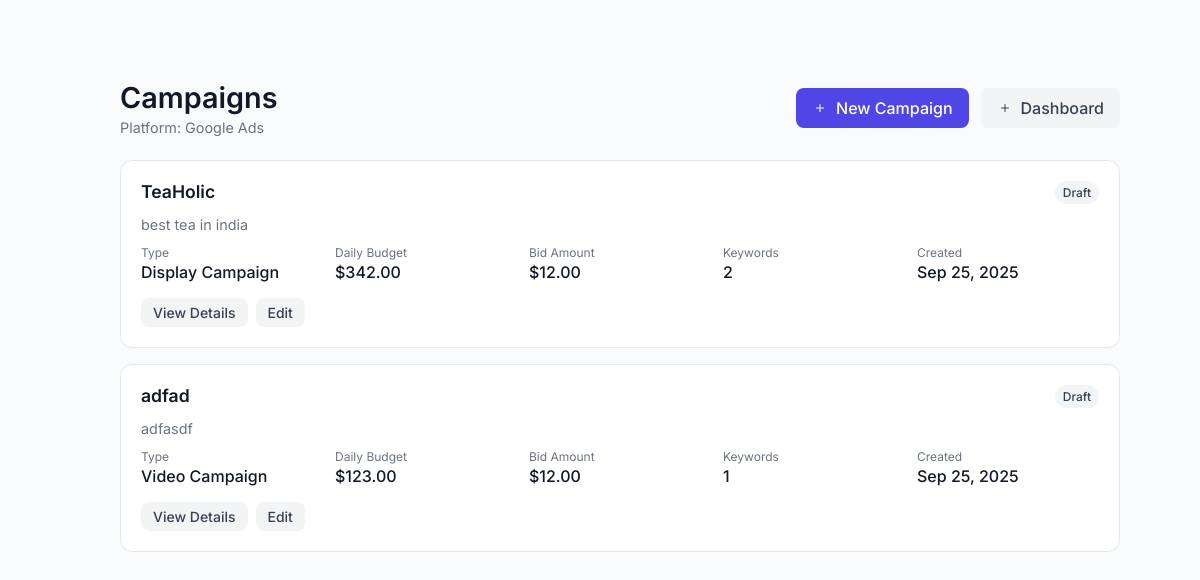
Screenshot of /campaigns/google/ (signed in) with the database file from the repository.
### api/models.py (models this page shows, shortened)
class AdPlatform(models.Model):
    name = models.CharField(max_length=100, unique=True)
    auth_type = models.CharField(max_length=50, default='oauth2')
    created_at = models.DateTimeField(auto_now_add=True)

class Campaign(models.Model):
    user = models.ForeignKey(User, on_delete=models.CASCADE, related_name='campaigns')
    ad_account = models.ForeignKey(UserAdAccount, on_delete=models.CASCADE, related_name='campaigns')
    business_profile = models.ForeignKey(BusinessProfile, on_delete=models.CASCADE, related_name='campaigns', null=True, blank=True)
    campaign_name = models.CharField(max_length=255)
    campaign_description = models.TextField(blank=True, null=True)
    daily_budget = models.DecimalField(max_digits=10, decimal_places=2, help_text="Daily budget in USD")
    total_budget = models.DecimalField(max_digits=10, decimal_places=2, null=True, blank=True, help_text="Total budget in USD")
    bid_amount = models.DecimalField(max_digits=10, decimal_places=2, help_text="Amount per click in USD")
    CAMPAIGN_TYPES = [
        ('search', 'Search Campaign'),
        ('display', 'Display Campaign'),
        ('video', 'Video Campaign'),
        ('shopping', 'Shopping Campaign'),
        ('app', 'App Campaign'),
    ]
    campaign_type = models.CharField(max_length=20, choices=CAMPAIGN_TYPES, default='search')
    STATUS_CHOICES = [
        ('draft', 'Draft'),
        ('active', 'Active'),
        ('paused', 'Paused'),
        ('ended', 'Ended'),
    ]
    status = models.CharField(max_length=10, choices=STATUS_CHOICES, default='draft')
    target_locations = models.TextField(help_text="Comma-separated list of target locations")
    target_languages = models.CharField(max_length=500, blank=True, null=True, help_text="Comma-separated list of target languages")
    keywords = models.JSONField(default=list, help_text="List of keywords with match types")
    start_date = models.DateTimeField(null=True, blank=True)
    end_date = models.DateTimeField(null=True, blank=True)
    created_at = models.DateTimeField(auto_now_add=True)
    updated_at = models.DateTimeField(auto_now=True)
    class Meta:
        unique_together = ('user', 'ad_account', 'campaign_name')
        ordering = ['-created_at']

### api/views.py (the view)
# urls.py: path('campaigns/<str:platform>/', CampaignListView.as_view(), name='campaign_list'),
class CampaignListView(LoginRequiredMixin, View):
    def get(self, request, platform):
        request.session['selected_platform'] = platform
        try:
            platform_obj = AdPlatform.objects.get(name=f'{platform.title()} Ads')
            ad_accounts = UserAdAccount.objects.filter(user=request.user, platform=platform_obj)
            campaigns = Campaign.objects.filter(user=request.user, ad_account__platform=platform_obj)
        except AdPlatform.DoesNotExist:
            campaigns = []
        context = {
            'platform': platform,
            'platform_display': f'{platform.title()} Ads',
            'campaigns': campaigns,
        }
        return render(request, 'campaign_list.html', context)

### templates/campaign_list.html (shortened to what this page needs)
{% extends 'base.html' %}
{% block content %}
<div class="container">
    <div class="header">
        <div>
            <h1>Campaigns</h1>
            <div class="platform-info">Platform: {{ platform_display }}</div>
        </div>
        <div style="display: flex; gap: 12px;">
            <a href="{% url 'campaign_create' platform=platform %}" class="btn btn-primary">
                <svg xmlns="http://www.w3.org/2000/svg" width="16" height="16" fill="currentColor" viewBox="0 0 16 16">
                    <path d="M8 4a.5.5 0 0 1 .5.5v3h3a.5.5 0 0 1 0 1h-3v3a.5.5 0 0 1-1 0v-3h-3a.5.5 0 0 1 0-1h3v-3A.5.5 0 0 1 8 4z"/>
                </svg>
                New Campaign
            </a>
            <a href="{% url 'dashboard_dummy' %}?platform={{ platform }}" class="btn btn-secondary">
                <svg xmlns="http://www.w3.org/2000/svg" width="16" height="16" fill="currentColor" viewBox="0 0 16 16">
                    <path d="M8 4a.5.5 0 0 1 .5.5v3h3a.5.5 0 0 1 0 1h-3v3a.5.5 0 0 1-1 0v-3h-3a.5.5 0 0 1 0-1h3v-3A.5.5 0 0 1 8 4z"/>
                </svg>
                Dashboard
            </a>
        </div>
    </div>
    {% if campaigns %}
        <div class="campaigns-grid">
            {% for campaign in campaigns %}
            <div class="campaign-card">
                <div class="campaign-header">
                    <h3 class="campaign-name">{{ campaign.campaign_name }}</h3>
                    <span class="status-badge status-{{ campaign.status }}">{{ campaign.get_status_display }}</span>
                </div>
                {% if campaign.campaign_description %}
                    <p style="margin: 0 0 12px 0; color: #6b7280; font-size: 0.9rem;">{{ campaign.campaign_description }}</p>
                {% endif %}
                <div class="campaign-details">
                    <div class="detail-item">
                        <div class="detail-label">Type</div>
                        <div class="detail-value">{{ campaign.get_campaign_type_display }}</div>
                    </div>
                    <div class="detail-item">
                        <div class="detail-label">Daily Budget</div>
                        <div class="detail-value">${{ campaign.daily_budget }}</div>
                    </div>
                    <div class="detail-item">
                        <div class="detail-label">Bid Amount</div>
                        <div class="detail-value">${{ campaign.bid_amount }}</div>
                    </div>
                    <div class="detail-item">
                        <div class="detail-label">Keywords</div>
                        <div class="detail-value">{{ campaign.keywords|length }}</div>
                    </div>
                    <div class="detail-item">
                        <div class="detail-label">Created</div>
                        <div class="detail-value">{{ campaign.created_at|date:"M d, Y" }}</div>
                    </div>
                </div>
                <div class="campaign-actions">
                    <a href="{% url 'campaign_detail' campaign_id=campaign.id %}" class="btn btn-secondary btn-sm">View Details</a>
                    <a href="#" class="btn btn-secondary btn-sm">Edit</a>
                </div>
            </div>
            {% endfor %}
        </div>
    {% else %}
        <div class="empty-state">
            <h3>No campaigns found</h3>
            <p>You haven't created any campaigns for {{ platform_display }} yet.</p>
            <a href="{% url 'campaign_create' platform=platform %}" class="btn btn-primary">Create Your First Campaign</a>
        </div>
    {% endif %}
</div>
{% endblock %}

### templates/base.html (style rules this page uses)
:root { --background-color: #f9fafb; --text-color: #111827; --muted-text-color: #6b7280; --card-background: #ffffff; --card-border: #e5e7eb; --accent-color: #4f46e5; }
body { font-family: 'Inter', sans-serif; background-color: var(--background-color); color: var(--text-color); margin: 0; padding: 40px 20px; display: flex; justify-content: center; align-items: flex-start; min-height: 100vh; }
.container { width: 100%; max-width: 1100px; }

### templates/campaign_list.html (style rules this page uses)
.container { max-width: 1000px; margin: 0 auto; padding: 20px; }
.header { display: flex; justify-content: space-between; align-items: center; margin-bottom: 24px; }
.header h1 { margin: 0; font-size: 1.8rem; font-weight: 600; }
.platform-info { color: #6b7280; font-size: 0.9rem; margin-top: 4px; }
.btn { padding: 10px 16px; border-radius: 8px; text-decoration: none; font-weight: 500; display: inline-flex; align-items: center; gap: 8px; transition: all 0.2s; }
.btn-primary { background: #4f46e5; color: white; }
.btn-secondary { background: #f3f4f6; color: #374151; }
.campaigns-grid { display: grid; gap: 16px; }
.campaign-card { background: white; border: 1px solid #e5e7eb; border-radius: 12px; padding: 20px; transition: box-shadow 0.2s; }
.campaign-header { display: flex; justify-content: space-between; align-items: start; margin-bottom: 12px; }
.campaign-name { font-size: 1.1rem; font-weight: 600; margin: 0; }
.status-badge { padding: 4px 8px; border-radius: 12px; font-size: 0.75rem; font-weight: 500; }
.status-draft { background: #f3f4f6; color: #374151; }
.campaign-details { display: grid; grid-template-columns: repeat(auto-fit, minmax(150px, 1fr)); gap: 12px; margin-bottom: 16px; }
.detail-label { font-size: 0.75rem; color: #6b7280; margin-bottom: 2px; }
.detail-value { font-weight: 500; }
.campaign-actions { display: flex; gap: 8px; }
.btn-sm { padding: 6px 12px; font-size: 0.875rem; }

### rows the page displays
AdPlatform: name "Google Ads"
Campaign: campaign_name "TeaHolic", status "Draft", campaign_description "best tea in india", campaign_type "Display Campaign", daily_budget "342.00", bid_amount "12.00", keywords|length "2", created_at "Sep 25, 2025"
Campaign: campaign_name "adfad", status "Draft", campaign_description "adfasdf", campaign_type "Video Campaign", daily_budget "123.00", bid_amount "12.00", keywords|length "1", created_at "Sep 25, 2025"
